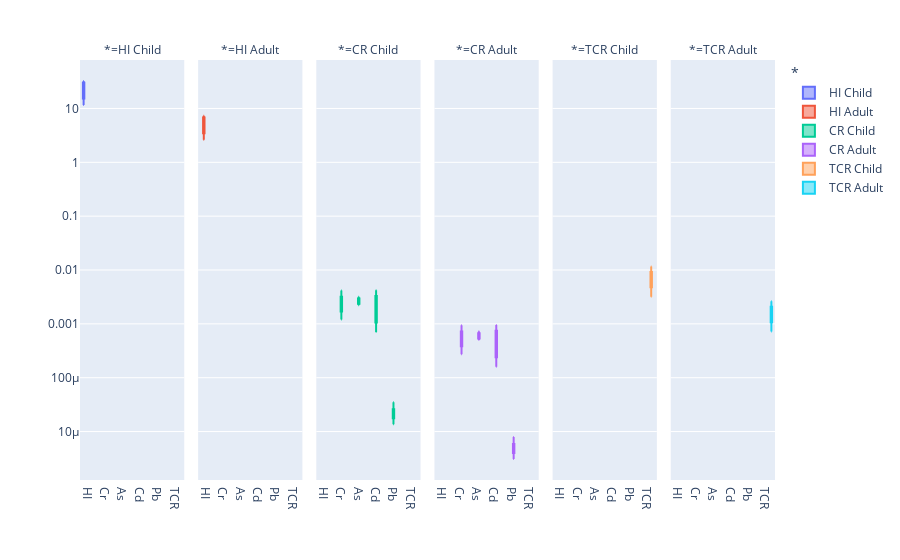

The code cell stored with this chart in its notebook:
### Code cell
import plotly.express as px
import matplotlib.pyplot as plt
import seaborn as sns
import pandas as pd

hi = pd.read_csv("To_Hi.csv")

fig = px.box(hi, x= "Metals", y="Values", facet_col="*", color="*",
             boxmode="group", points=None,log_y=True, labels={
                 "Metals" : " ",
                 "Values" : " "
             })

fig.show()

### Figure 1 — Plotly figure (JSON) as saved in the notebook; plotly's stock layout.template omitted (floating-point values rounded to 4 significant figures)
{"data": [{"alignmentgroup": "True", "hovertemplate": "*=HI Child<br> =%{y}<extra></extra>", "legendgroup": "HI Child", "marker": {"color": "#636efa"}, "name": "HI Child", "notched": false, "offsetgroup": "HI Child", "orientation": "v", "showlegend": true, "type": "box", "x": ["HI", "HI", "HI", "HI", "HI", "HI", "HI", "HI"], "x0": " ", "xaxis": "x", "y": [14.11, 32.39, 11.63, 30.6, 16.57, 22.72, 23.17, 29.75], "y0": " ", "yaxis": "y"}, {"alignmentgroup": "True", "hovertemplate": "*=HI Adult<br> =%{y}<extra></extra>", "legendgroup": "HI Adult", "marker": {"color": "#EF553B"}, "name": "HI Adult", "notched": false, "offsetgroup": "HI Adult", "orientation": "v", "showlegend": true, "type": "box", "x": ["HI", "HI", "HI", "HI", "HI", "HI", "HI", "HI"], "x0": " ", "xaxis": "x2", "y": [3.197, 7.338, 2.636, 6.932, 3.754, 5.146, 5.248, 6.739], "y0": " ", "yaxis": "y2"}, {"alignmentgroup": "True", "hovertemplate": "*=CR Child<br> =%{y}<extra></extra>", "legendgroup": "CR Child", "marker": {"color": "#00cc96"}, "name": "CR Child", "notched": false, "offsetgroup": "CR Child", "orientation": "v", "showlegend": true, "type": "box", "x": ["Cr", "Cr", "Cr", "Cr", "Cr", "Cr", "Cr", "Cr", "As", "As", "As", "As", "As", "As", "As", "As", "Cd", "Cd", "Cd", "Cd", "Cd", "Cd", "Cd", "Cd", "Pb", "Pb", "Pb", "Pb", "Pb", "Pb", "Pb", "Pb"], "x0": " ", "xaxis": "x3", "y": [null, 0.00347, 0.00121, 0.00198, 0.00166, 0.00179, 0.00238, 0.00415, 0.00221, 0.00299, 0.00226, 0.00268, 0.00247, 0.00273, 0.00294, 0.0032, 0.000958, 0.00371, 0.000705, 0.00234, 0.00116, 0.00281, 0.00289, 0.00419, 1.73e-05, 2.32e-05, 2.32e-05, 1.37e-05, 3.51e-05, 1.81e-05, 1.87e-05, 2.89e-05], "y0": " ", "yaxis": "y3"}, {"alignmentgroup": "True", "hovertemplate": "*=CR Adult<br> =%{y}<extra></extra>", "legendgroup": "CR Adult", "marker": {"color": "#ab63fa"}, "name": "CR Adult", "notched": false, "offsetgroup": "CR Adult", "orientation": "v", "showlegend": true, "type": "box", "x": ["Cr", "Cr", "Cr", "Cr", "Cr", "Cr", "Cr", "Cr", "As", "As", "As", "As", "As", "As", "As", "As", "Cd", "Cd", "Cd", "Cd", "Cd", "Cd", "Cd", "Cd", "Pb", "Pb", "Pb", "Pb", "Pb", "Pb", "Pb", "Pb"], "x0": " ", "xaxis": "x4", "y": [null, 0.000785, 0.000274, 0.000448, 0.000377, 0.000404, 0.000539, 0.00094, 0.0005, 0.000677, 0.00051, 0.000606, 0.000558, 0.000618, 0.000666, 0.000725, 0.000217, 0.000841, 0.00016, 0.00053, 0.000262, 0.000635, 0.000654, 0.000949, 3.9e-06, 5.25e-06, 5.25e-06, 3.09e-06, 7.95e-06, 4.11e-06, 4.24e-06, 6.54e-06], "y0": " ", "yaxis": "y4"}, {"alignmentgroup": "True", "hovertemplate": "*=TCR Child<br> =%{y}<extra></extra>", "legendgroup": "TCR Child", "marker": {"color": "#FFA15A"}, "name": "TCR Child", "notched": false, "offsetgroup": "TCR Child", "orientation": "v", "showlegend": true, "type": "box", "x": ["TCR", "TCR", "TCR", "TCR", "TCR", "TCR", "TCR", "TCR"], "x0": " ", "xaxis": "x5", "y": [0.00318, 0.0102, 0.0042, 0.00701, 0.00532, 0.00734, 0.00822, 0.0116], "y0": " ", "yaxis": "y5"}, {"alignmentgroup": "True", "hovertemplate": "*=TCR Adult<br> =%{y}<extra></extra>", "legendgroup": "TCR Adult", "marker": {"color": "#19d3f3"}, "name": "TCR Adult", "notched": false, "offsetgroup": "TCR Adult", "orientation": "v", "showlegend": true, "type": "box", "x": ["TCR", "TCR", "TCR", "TCR", "TCR", "TCR", "TCR", "TCR"], "x0": " ", "xaxis": "x6", "y": [0.00072, 0.00231, 0.000948, 0.00159, 0.0012, 0.00166, 0.00186, 0.00262], "y0": " ", "yaxis": "y6"}], "layout": {"annotations": [{"font": {}, "showarrow": false, "text": "*=HI Child", "x": 0.075, "xanchor": "center", "xref": "paper", "y": 1, "yanchor": "bottom", "yref": "paper"}, {"font": {}, "showarrow": false, "text": "*=HI Adult", "x": 0.245, "xanchor": "center", "xref": "paper", "y": 1, "yanchor": "bottom", "yref": "paper"}, {"font": {}, "showarrow": false, "text": "*=CR Child", "x": 0.415, "xanchor": "center", "xref": "paper", "y": 1, "yanchor": "bottom", "yref": "paper"}, {"font": {}, "showarrow": false, "text": "*=CR Adult", "x": 0.585, "xanchor": "center", "xref": "paper", "y": 1, "yanchor": "bottom", "yref": "paper"}, {"font": {}, "showarrow": false, "text": "*=TCR Child", "x": 0.755, "xanchor": "center", "xref": "paper", "y": 1, "yanchor": "bottom", "yref": "paper"}, {"font": {}, "showarrow": false, "text": "*=TCR Adult", "x": 0.925, "xanchor": "center", "xref": "paper", "y": 1, "yanchor": "bottom", "yref": "paper"}], "boxmode": "group", "legend": {"title": {"text": "*"}, "tracegroupgap": 0}, "margin": {"t": 60}, "xaxis": {"anchor": "y", "domain": [0, 0.15], "title": {"text": " "}}, "xaxis2": {"anchor": "y2", "domain": [0.17, 0.32], "matches": "x", "title": {"text": " "}}, "xaxis3": {"anchor": "y3", "domain": [0.34, 0.49], "matches": "x", "title": {"text": " "}}, "xaxis4": {"anchor": "y4", "domain": [0.51, 0.66], "matches": "x", "title": {"text": " "}}, "xaxis5": {"anchor": "y5", "domain": [0.68, 0.83], "matches": "x", "title": {"text": " "}}, "xaxis6": {"anchor": "y6", "domain": [0.85, 1], "matches": "x", "title": {"text": " "}}, "yaxis": {"anchor": "x", "domain": [0, 1], "title": {"text": " "}, "type": "log"}, "yaxis2": {"anchor": "x2", "domain": [0, 1], "matches": "y", "showticklabels": false, "type": "log"}, "yaxis3": {"anchor": "x3", "domain": [0, 1], "matches": "y", "showticklabels": false, "type": "log"}, "yaxis4": {"anchor": "x4", "domain": [0, 1], "matches": "y", "showticklabels": false, "type": "log"}, "yaxis5": {"anchor": "x5", "domain": [0, 1], "matches": "y", "showticklabels": false, "type": "log"}, "yaxis6": {"anchor": "x6", "domain": [0, 1], "matches": "y", "showticklabels": false, "type": "log"}}}
